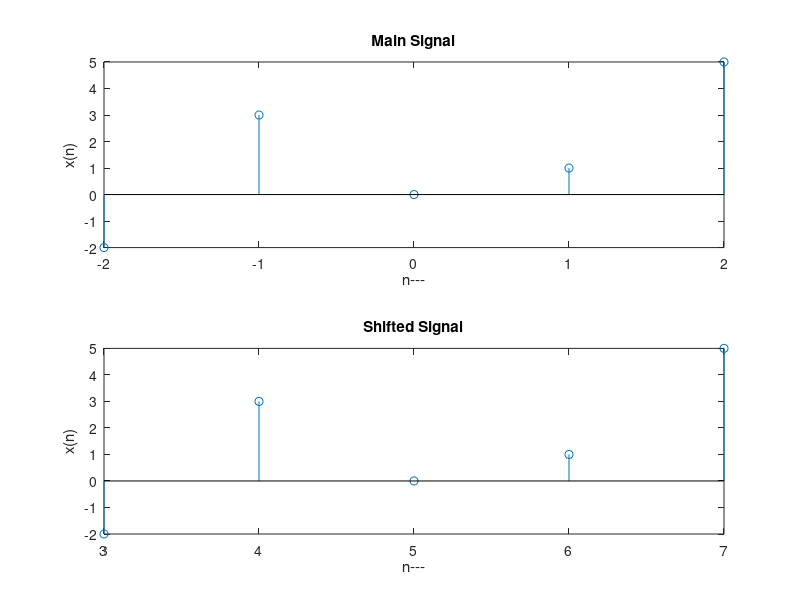

The MATLAB source for this figure:
clc;
close all;
disp('For left shift enter negetive value');
disp('For right shift enter positive value');
k=input('Enter the shifting value: ');
n=-2:2;
x=[-2,3,0,1,5];
subplot(2,1,1);
stem(n,x);
title('Main Signal');
xlabel('n---');
ylabel('x(n)');

n1=(n+k);
subplot(2,1,2);
stem(n1,x);
title('Shifted Signal');
xlabel('n---');
ylabel('x(n)');